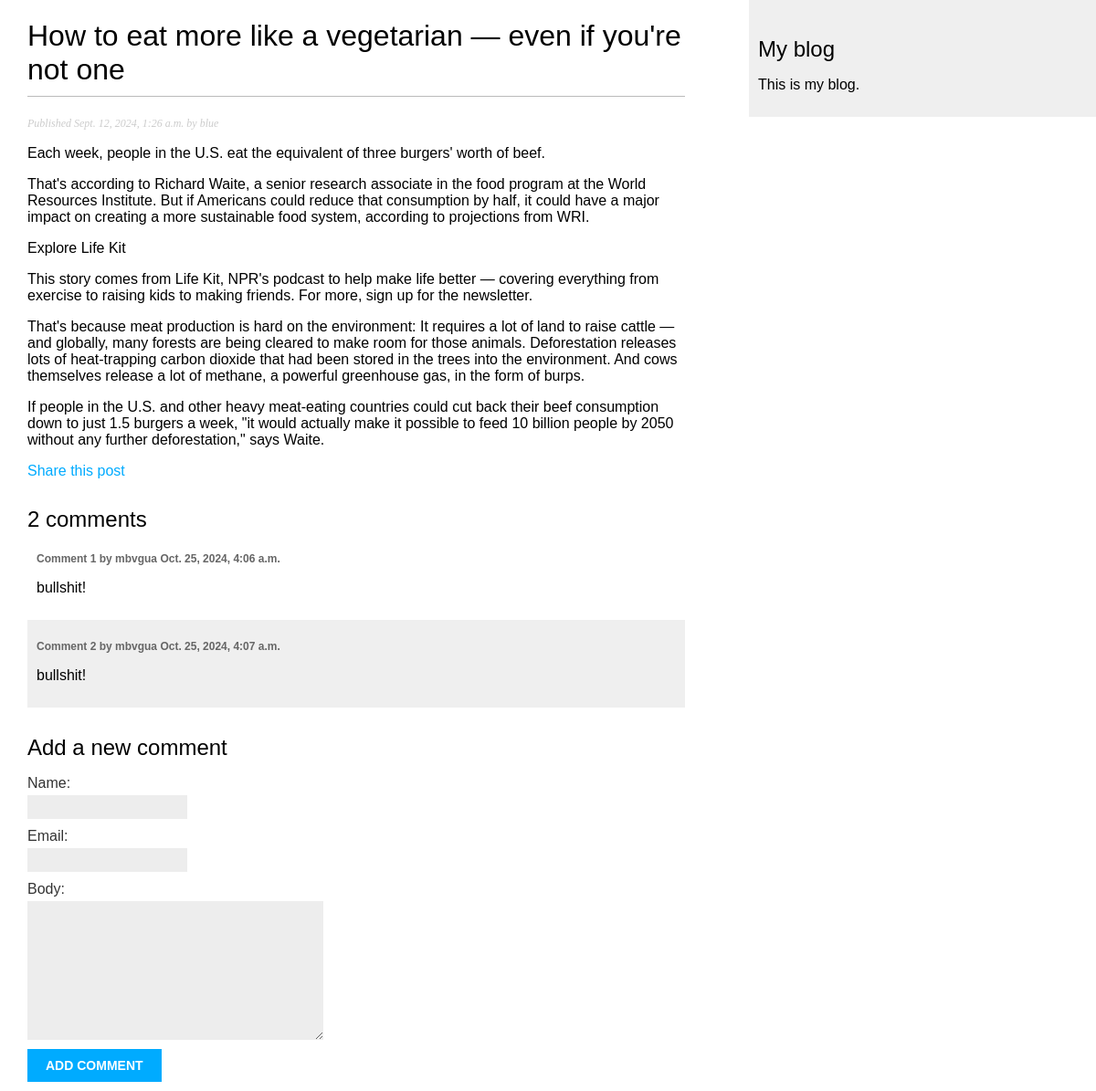
The app's page /blog/2024/9/12/how-to-eat-more-like-a-vegetarian-even-if-youre-not-one/ with its own data.
### blog/models.py (models this page shows, shortened)
class Post(models.Model):
    class Status(models.TextChoices):
        DRAFT = 'DF', 'Draft'
        PUBLISHED = 'PB', 'Published'
    title = models.CharField(max_length=250)
    slug = models.SlugField(max_length=250,
                            unique_for_date='publish')
    author = models.ForeignKey(User,
                                on_delete=models.CASCADE,
                                related_name='blog_posts',)
    body = models.TextField()
    publish = models.DateTimeField(default=timezone.now)
    created = models.DateTimeField(auto_now_add=True)
    updated = models.DateTimeField(auto_now=True)
    status = models.CharField(max_length=2,
                            choices=Status.choices,
                            default=Status.DRAFT)
    objects = models.Manager() #default manager.if none specified its selected automatically
    published = PublishedManager() #custom manager
    date = DateManager() #custom manager
    class Meta:
        ordering = ['-publish']
        indexes = [
            models.Index(fields=['-publish']),  #index publish field
        ]

class Comment(models.Model):
    post = models.ForeignKey(Post,
                             on_delete=models.CASCADE,
                             related_name='comments')
    name = models.CharField(max_length=80)
    email = models.EmailField()
    body = models.TextField()
    created = models.DateTimeField(auto_now_add=True)
    updated = models.DateTimeField(auto_now=True)
    active = models.BooleanField(default=True)
    class Meta:
        ordering = ['created']
        indexes = [models.Index(fields = ['created']),]

### blog/views.py (the view)
# urls.py: path('<int:year>/<int:month>/<int:day>/<slug:post>/', views.post_detail, name='post_detail'),
def post_detail(request, year, month, day, post):
    post = get_object_or_404(Post,
                             status=Post.Status.PUBLISHED,
                             slug=post,
                             publish__year=year,
                             publish__month=month,
                             publish__day=day)
    comments=post.comments.filter(active=True)
    form=CommentForm()
    return render(request,
                  'blog/post/detail.html',
                  {'post':post,
                   'comments':comments,
                   'form':form},)

### blog/forms.py
class CommentForm(forms.ModelForm):
    class Meta:
        model = Comment
        fields = ['name','email','body']

### blog/templates/blog/post/detail.html (shortened to what this page needs)
{% extends "blog/base.html" %}
{% block content %}
  <h1> {{ post.title }} </h1>
    <p class="date">
      Published {{ post.publish }} by {{ post.author }}
    </p>
  {{ post.body|linebreaks }}
  <p>
    <a href="{% url 'blog:post_share' post.id %}">
      Share this post
    </a>
  </p>
  {% with comments.count as total_comments %}
    <h2>
      {{total_comments}} comment{{total_comments|pluralize}}
    </h2>
  {% endwith %}
  {% for comment in comments %}
    <div class="comment">
      <p class="info">
        Comment {{forloop.counter}} by {{comment.name}}
        {{comment.created}}
      </p>
      {{comment.body|linebreaks}}
    </div>
  {% empty %}
    <p> There are no comments. </p>
  {% endfor %}
  {% include "blog/post/includes/comment_form.html" %}
{% endblock %}

### blog/static/css/blog.css (style rules this page uses)
body { margin:0; padding:0; font-family:helvetica, sans-serif; }
a { color:#00abff; text-decoration:none; }
h1 { font-weight:normal; border-bottom:1px solid #bbb; padding:0 0 10px 0; }
h2 { font-weight:normal; margin:30px 0 0; }
p.date { color:#ccc; font-family: georgia, serif; font-size: 12px; font-style: italic; }
label { float:left; clear:both; color:#333; margin-bottom:4px; }
input, textarea { clear:both; float:left; margin:0 0 10px; background:#ededed; border:0; padding:6px 10px; font-size:12px; }
.comment { padding:10px; }
.comment:nth-child(even) { background:#efefef; }
.comment .info { font-weight:bold; font-size:12px; color:#666; }

### records on screen
Post: title "How to eat more like a vegetarian — even if you're not one", publish "Sept. 12, 2024, 1:26 a.m.", author "blue", body "Each week, people in the U.S. eat the equivalent of three burgers' worth of beef. That's according to Richard Waite, a senior research associate in the food program at the World Resources Institute. But if Americans could reduce that consumption by half, it could have a major impact on creating a more sustainable food system, according to projections from WRI. Explore Life Kit This story comes from Life Kit, NPR's podcast to help make life better — covering everything from exercise to raising kids to making friends. For more, sign up for the newsletter. That's because meat production is hard on the environment: It requires a lot of land to raise cattle — and globally, many forests are being…"
Comment: name "mbvgua", created "Oct. 25, 2024, 4:06 a.m.", body "bullshit!"
Comment: name "mbvgua", created "Oct. 25, 2024, 4:07 a.m.", body "bullshit!"

### other values on screen
{{ total_comments }} "2"
